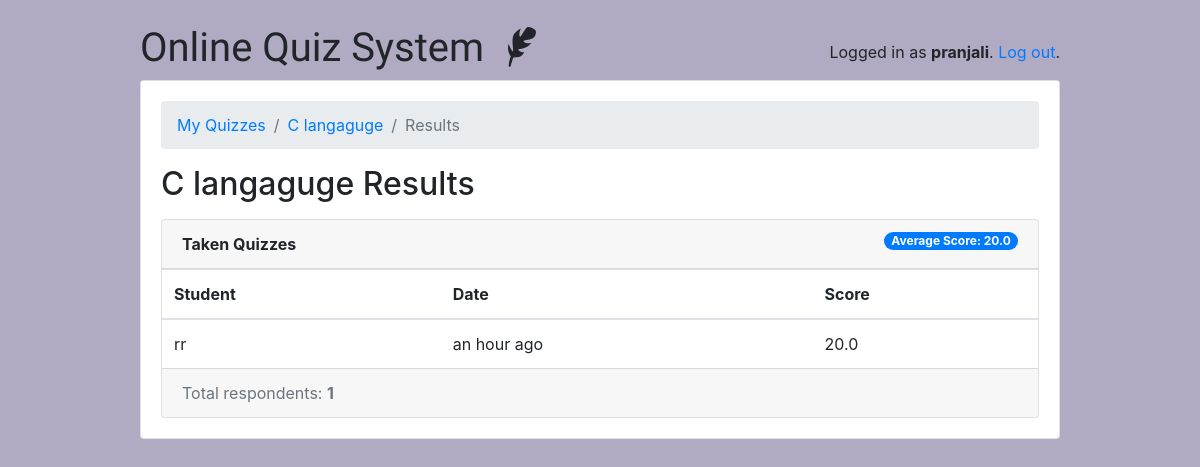
The page /teachers/quiz/1/results/ (signed in) on the database its author committed.
### classroom/models.py (models this page shows, shortened)
class User(AbstractUser):
    is_student = models.BooleanField(default=False)
    is_teacher = models.BooleanField(default=False)

class Quiz(models.Model):
    owner = models.ForeignKey(User, on_delete=models.CASCADE, related_name='quizzes')
    name = models.CharField(max_length=255)
    subject = models.ForeignKey(Subject, on_delete=models.CASCADE, related_name='quizzes')

class TakenQuiz(models.Model):
    student = models.ForeignKey(Student, on_delete=models.CASCADE, related_name='taken_quizzes')
    quiz = models.ForeignKey(Quiz, on_delete=models.CASCADE, related_name='taken_quizzes')
    score = models.FloatField()
    date = models.DateTimeField(auto_now_add=True)

class Student(models.Model):
    user = models.OneToOneField(User, on_delete=models.CASCADE, primary_key=True)
    quizzes = models.ManyToManyField(Quiz, through='TakenQuiz')
    interests = models.ManyToManyField(Subject, related_name='interested_students')

### classroom/views/teachers.py (the view)
# urls.py: path('quiz/<int:pk>/results/', teachers.QuizResultsView.as_view(), name='quiz_results'),
@method_decorator([login_required, teacher_required], name='dispatch')
class QuizResultsView(DetailView):
    model = Quiz
    context_object_name = 'quiz'
    template_name = 'classroom/teachers/quiz_results.html'
    def get_context_data(self, **kwargs):
        quiz = self.get_object()
        taken_quizzes = quiz.taken_quizzes.select_related('student__user').order_by('-date')
        total_taken_quizzes = taken_quizzes.count()
        quiz_score = quiz.taken_quizzes.aggregate(average_score=Avg('score'))
        extra_context = {
            'taken_quizzes': taken_quizzes,
            'total_taken_quizzes': total_taken_quizzes,
            'quiz_score': quiz_score
        }
        kwargs.update(extra_context)
        return super().get_context_data(**kwargs)
    def get_queryset(self):
        return self.request.user.quizzes.all()

### classroom/templates/classroom/teachers/quiz_results.html
{% extends 'base.html' %}
{% load crispy_forms_tags humanize %}
{% block content %}
  <nav aria-label="breadcrumb">
    <ol class="breadcrumb">
      <li class="breadcrumb-item"><a href="{% url 'teachers:quiz_change_list' %}">My Quizzes</a></li>
      <li class="breadcrumb-item"><a href="{% url 'teachers:quiz_change' quiz.pk %}">{{ quiz.name }}</a></li>
      <li class="breadcrumb-item active" aria-current="page">Results</li>
    </ol>
  </nav>
  <h2 class="mb-3">{{ quiz.name }} Results</h2>
  <div class="card">
    <div class="card-header">
      <strong>Taken Quizzes</strong>
      <span class="badge badge-pill badge-primary float-right">Average Score: {{ quiz_score.average_score|default_if_none:0.0 }}</span>
    </div>
    <table class="table mb-0">
      <thead>
        <tr>
          <th>Student</th>
          <th>Date</th>
          <th>Score</th>
        </tr>
      </thead>
      <tbody>
        {% for taken_quiz in taken_quizzes %}
          <tr>
            <td>{{ taken_quiz.student.user.username }}</td>
            <td>{{ taken_quiz.date|naturaltime }}</td>
            <td>{{ taken_quiz.score }}</td>
          </tr>
        {% endfor %}
      </tbody>
    </table>
    <div class="card-footer text-muted">
      Total respondents: <strong>{{ total_taken_quizzes }}</strong>
    </div>
  </div>
{% endblock %}

### templates/base.html (shortened to what this page needs)
{% load static %}<!doctype html>
<html lang="en">
  <head>
    <link rel="stylesheet" href="https://maxcdn.bootstrapcdn.com/bootstrap/4.0.0/css/bootstrap.min.css">
    <link rel="stylesheet" type="text/css" href="{% static 'vendor/fontello-2f186091/css/fontello.css' %}">
    <link rel="stylesheet" type="text/css" href="{% static 'css/app.css' %}">
    {% if user.is_authenticated and user.is_teacher %}
      <link rel="stylesheet" type="text/css" href="{% static 'css/teachers.css' %}">
    {% else %}
      <link rel="stylesheet" type="text/css" href="{% static 'css/students.css' %}">
    {% endif %}
  </head>
  <body>
    <div class="container my-4">
      <div class="row justify-content-center">
        <div class="col-md-10 col-sm-12">
          <div class="row">
            <div class="col-6">
              <h1 class="logo">
                <a href="{% url 'home' %}">
                  Online Quiz System
                  {% if user.is_authenticated %}
                    {% if user.is_teacher %}
                      <span class="icon-feather" data-toggle="tooltip" data-placement="right" title="Teacher profile"></span>
                    {% else %}
                      <span class="icon-graduation-cap" data-toggle="tooltip" data-placement="right" title="Student profile"></span>
                    {% endif %}
                  {% endif %}
                </a>
              </h1>
            </div>
            <div class="col-6 text-right">
              {% if user.is_authenticated %}
                <p class="pt-3">Logged in as <strong>{{ user.username }}</strong>. <a href="{% url 'logout' %}">Log out</a>.</p>
              {% else %}
                <a href="{% url 'login' %}" class="btn btn-light" role="button">Log in</a>
                <a href="{% url 'signup' %}" class="btn btn-primary" role="button">Sign up</a>
              {% endif %}
            </div>
          </div>
          <div class="card mb-3">
            <div class="card-body">
              {% block content %}
              {% endblock %}
            </div>
          </div>
        </div>
      </div>
    </div>
  </body>
</html>

### static/css/app.css (style rules this page uses)
.logo { font-family: 'Clicker Script', cursive; }
.logo a { color: #212529; text-decoration: none; }

### static/css/teachers.css (style rules this page uses)
body { background-color: #b0aac2; }

### rows shown on the page
User: username "pranjali"
Quiz: name "C langaguge"
TakenQuiz: student.user.username "rr", date "an hour ago", score "20.0"

### other values the page prints
{{ quiz_score.average_score|default_if_none:0.0 }} "20.0"
{{ total_taken_quizzes }} "1"
